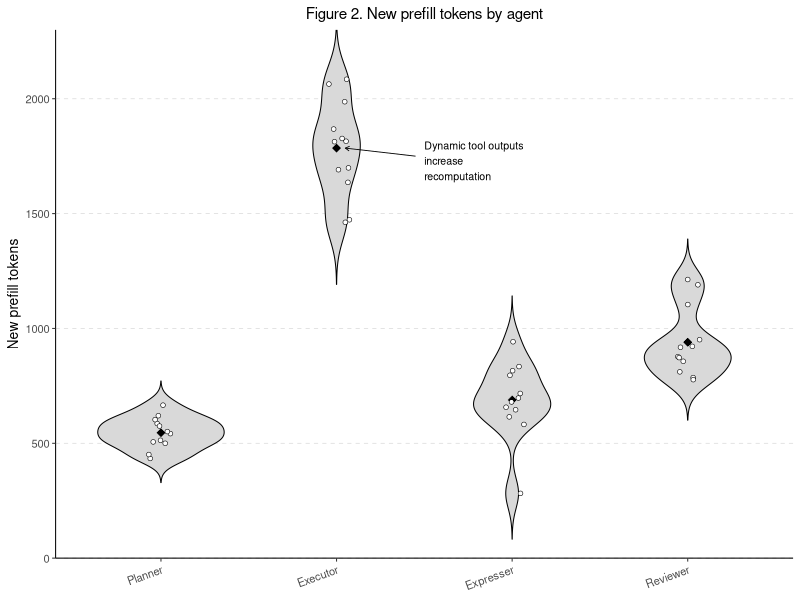
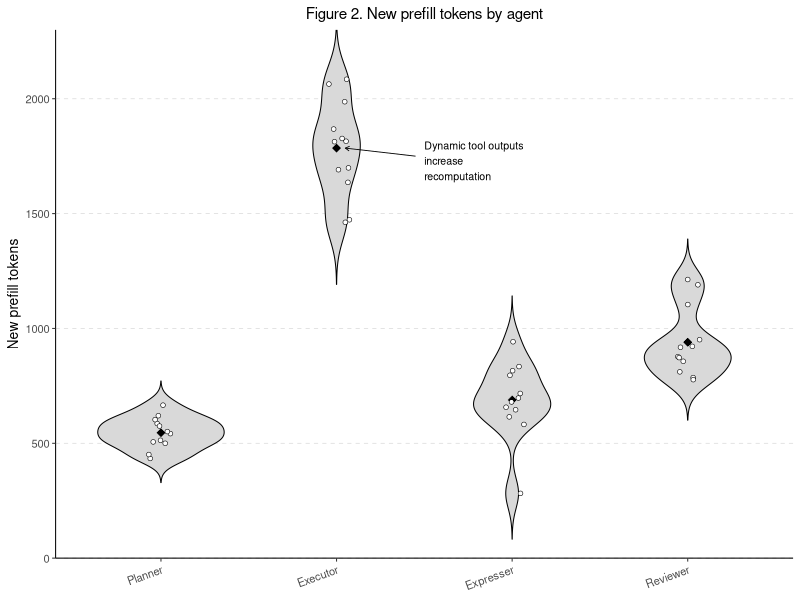

Source code (R) for these figures, in order:
library(ggplot2)
library(dplyr)

set.seed(17)

agents <- c("Planner", "Executor", "Expresser", "Reviewer")
expected_means <- c(Planner = 520, Executor = 1650, Expresser = 780, Reviewer = 910)
expected_std <- c(Planner = 85, Executor = 260, Expresser = 140, Reviewer = 160)
n_runs <- 12

df <- do.call(
  rbind,
  lapply(agents, function(agent) {
    values <- rnorm(n_runs, mean = expected_means[[agent]], sd = expected_std[[agent]])
    values <- round(pmax(values, 0))
    data.frame(agent = factor(agent, levels = agents), run = seq_len(n_runs), new_prefill_tokens = values)
  })
)

summary_df <- df %>%
  group_by(agent) %>%
  summarise(
    mean_new_prefill_tokens = mean(new_prefill_tokens),
    n = n(),
    .groups = "drop"
  )

executor_mean <- summary_df$mean_new_prefill_tokens[summary_df$agent == "Executor"]

p <- ggplot(df, aes(x = agent, y = new_prefill_tokens)) +
  geom_violin(width = 0.72, trim = FALSE, fill = "grey85", color = "black", linewidth = 0.35) +
  stat_summary(fun = mean, geom = "point", shape = 23, size = 2,
               stroke = 0.3, fill = "black", color = "black") +
  geom_point(position = position_jitter(width = 0.08, height = 0, seed = 19),
             shape = 21, size = 1.4, stroke = 0.3, fill = "white", color = "black") +
  annotate("segment", x = 2.45, xend = 2.05, y = 1750, yend = executor_mean,
           arrow = arrow(length = grid::unit(0.12, "cm")), linewidth = 0.3) +
  annotate("text", x = 2.5, y = 1730,
           label = "Dynamic tool outputs\nincrease\nrecomputation", hjust = 0, size = 2.7) +
  scale_y_continuous(breaks = seq(0, 2300, by = 500), expand = c(0, 0)) +
  coord_cartesian(ylim = c(0, 2300)) +
  labs(title = "Figure 2. New prefill tokens by agent", x = NULL, y = "New prefill tokens") +
  theme_classic(base_size = 10) +
  theme(
    plot.title = element_text(size = 11, hjust = 0.5),
    axis.text.x = element_text(angle = 20, hjust = 1),
    axis.line = element_line(linewidth = 0.35),
    axis.ticks = element_line(linewidth = 0.35),
    panel.grid.major.y = element_line(color = "grey85", linewidth = 0.25, linetype = "dashed")
  )

ggsave("figure2_new_prefill_tokens_by_agent_R.png", p, width = 3.6, height = 2.6, dpi = 300)
ggsave("figure2_new_prefill_tokens_by_agent_R.svg", p, width = 3.6, height = 2.6)
write.csv(df, "figure2_fake_data_R.csv", row.names = FALSE)
